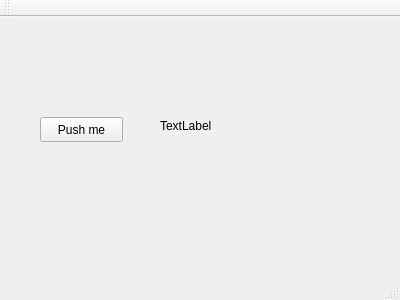
<?xml version="1.0" encoding="UTF-8"?>
<ui version="4.0">
 <class>MainWindow</class>
 <widget class="QMainWindow" name="MainWindow">
  <property name="geometry">
   <rect>
    <x>0</x>
    <y>0</y>
    <width>400</width>
    <height>300</height>
   </rect>
  </property>
  <property name="windowTitle">
   <string>MainWindow</string>
  </property>
  <widget class="QWidget" name="centralWidget">
   <widget class="QPushButton" name="pushButton">
    <property name="geometry">
     <rect>
      <x>40</x>
      <y>100</y>
      <width>83</width>
      <height>25</height>
     </rect>
    </property>
    <property name="text">
     <string>Push me</string>
    </property>
   </widget>
   <widget class="QLabel" name="label">
    <property name="geometry">
     <rect>
      <x>160</x>
      <y>100</y>
      <width>64</width>
      <height>17</height>
     </rect>
    </property>
    <property name="text">
     <string>TextLabel</string>
    </property>
   </widget>
  </widget>
  <widget class="QMenuBar" name="menuBar">
   <property name="geometry">
    <rect>
     <x>0</x>
     <y>0</y>
     <width>400</width>
     <height>22</height>
    </rect>
   </property>
  </widget>
  <widget class="QToolBar" name="mainToolBar">
   <attribute name="toolBarArea">
    <enum>TopToolBarArea</enum>
   </attribute>
   <attribute name="toolBarBreak">
    <bool>false</bool>
   </attribute>
  </widget>
  <widget class="QStatusBar" name="statusBar"/>
 </widget>
 <layoutdefault spacing="6" margin="11"/>
 <resources/>
 <connections/>
</ui>
